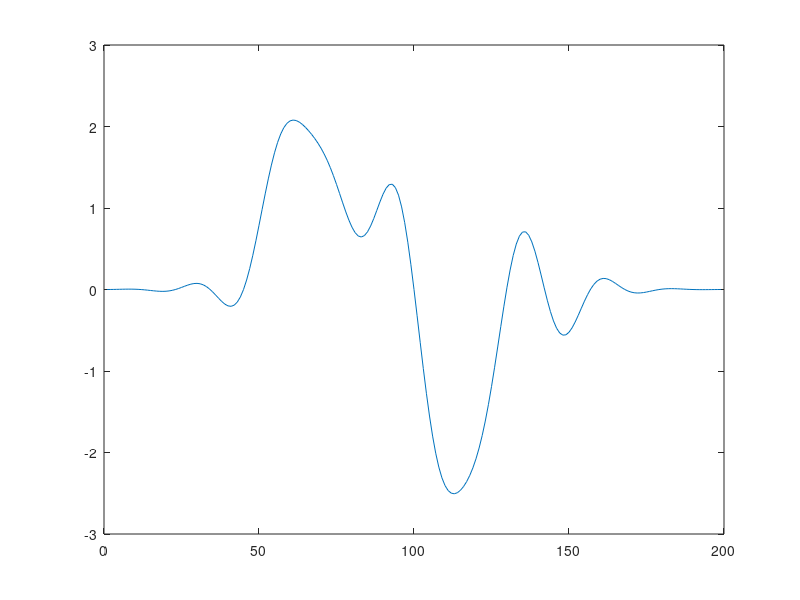

This figure's MATLAB source:
clc; %clear the command window
close all; %clear all windows except those of imtods
clear ;
workspace;  % Make sure the workspace panel is showing.
format long g;
format compact;
fontSize = 20;
% Let's print out the periods so we know what to expect.
% The period is just 1 over the frequency.


%We define thr specifications of the filter
fs=22e3;

%normalized frequencies in rad

Wp=(2*4e3/fs);
Ws=(4.5e3/fs*2);
Ap=0.8;
As=50;

%to design the fir low pass filter

%normalized cuff off frequency in rad
Wn=(4e3/(fs*2));
order=((As*22e3)/(22*0.5e3))-1;

%to design 
h=fir1(order,Wn,'low',hamming(order+1));

% Let's print out the periods so we know what to expect.
% The period is just 1 over the frequency.
periods = 1 ./ [.08, .1, .22, .4];
% Let's have the max value of x be large enough to contain 4 cycles of the lowest frequency.
xMax = 1*periods(1);
% Let's have, say, 100 samples over that range [0, xMax].
x = linspace(0, xMax, 100);
% Now we have x, so compute y using the formula.
y = sin(2*pi*0.08*x) + sin(2*pi*0.1*x) + sin(2*pi*0.22*x) + sin(2*pi*0.4*x);

%convolution between sigmal and low pass filter;
con=conv(y,h);
plot(con);
